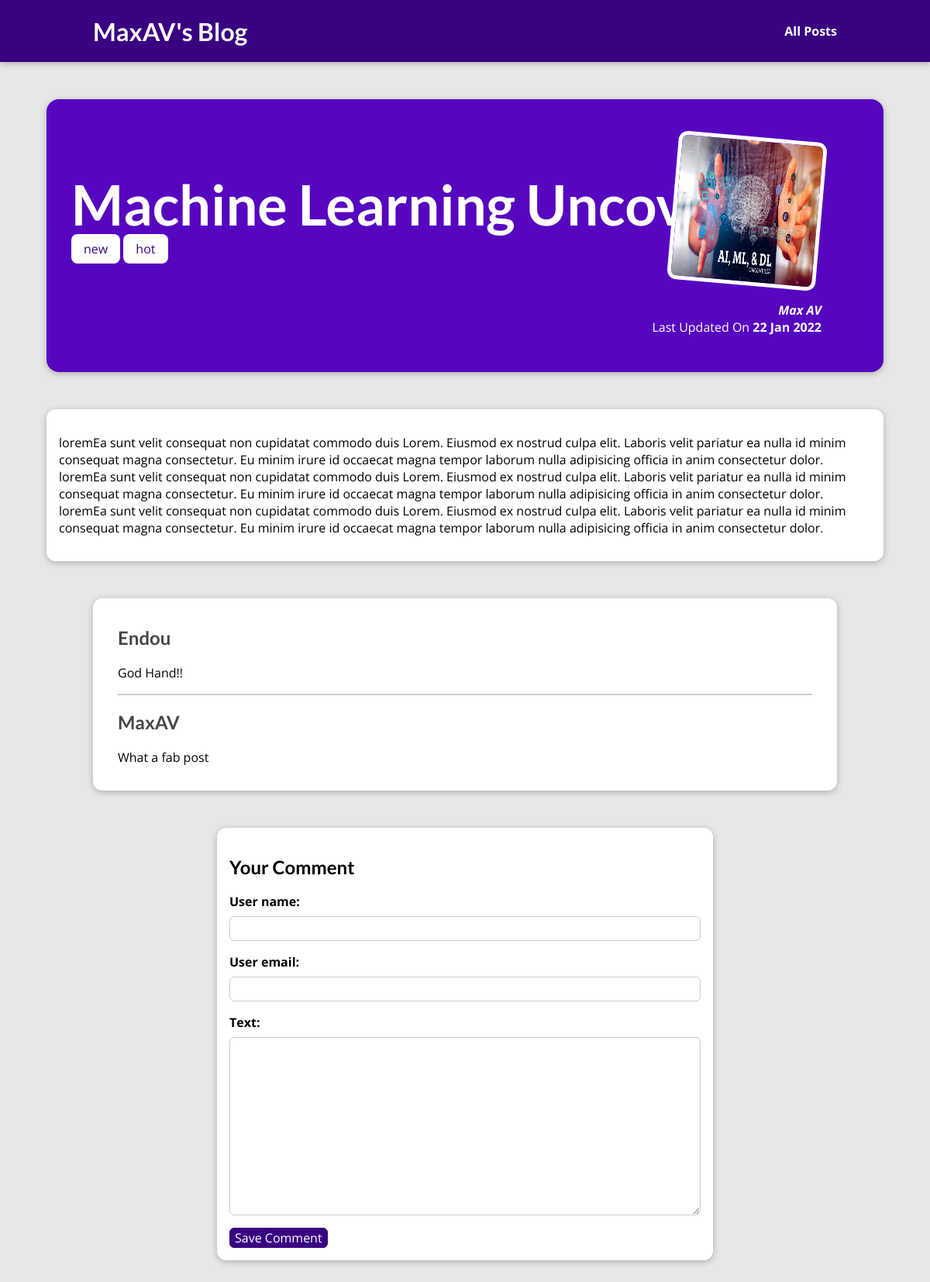
The page /posts/machine-learning-uncovered on the database its author committed.
### blog/models.py (models this page shows, shortened)
class Post(models.Model):
    title = models.CharField(max_length=150)
    excerpt = models.CharField(max_length=200)
    image = models.ImageField(upload_to="posts", null=True)
    date = models.DateField(auto_now=True)
    slug = models.SlugField(unique=True, db_index=True)
    content = models.TextField(validators=[MinLengthValidator(10)])
    author = models.ForeignKey(
        Author, on_delete=models.SET_NULL, null=True, related_name='posts')
    tags = models.ManyToManyField(Tag)

class Tag(models.Model):
    caption = models.CharField(max_length=20)

class Author(models.Model):
    first_name = models.CharField(max_length=100)
    last_name = models.CharField(max_length=100)
    email = models.EmailField()
    def __str__(self):
        return self.first_name + " " + self.last_name

class Comment(models.Model):
    user_name = models.CharField(max_length=120)
    user_email = models.EmailField()
    text = models.TextField(max_length=400)
    post = models.ForeignKey(
        Post, on_delete=models.CASCADE, related_name='comments')

### blog/views.py (the view, shortened to what this page needs)
# urls.py: path("posts/<slug:slug>", views.SinglePostView.as_view(),
class SinglePostView(View):
    def get(self, request, slug):
        post = Post.objects.get(slug=slug)
        context = {
            "post": post,
            "post_tags": post.tags.all(),
            "comment_form": CommentForm(),
            "comments": post.comments.all().order_by("-id")
        }
        return render(request, "blog/post-detail.html", context)

### blog/forms.py
class CommentForm(forms.ModelForm):
    class Meta:
        model = Comment
        exclude = ["post"]
        label = {"user_name": "Your Name",
                 "user_email": "Your Email",
                 "text": "Your Comment"
                 }

### blog/templates/blog/post-detail.html (shortened to what this page needs)
{% extends 'base.html' %}
{% load static %}
{% block css_files %}
<link rel='stylesheet' href={% static 'blog/post-detail.css' %} />
{% endblock %}
{% block content %}
<section id='summary'>
    <h2>{{ post.title }}</h2>
    <div>
        {% for tag in post_tags %}
            <span class="tag">{{ tag.caption }}</span>
        {% endfor %}
    </div>
    <article>
        <img src={{ post.image.url }} alt='Post Title' />
        <address><a href=mailto:{{ post.author.email_address }}>{{ post.author }}</a></address>
        <div>
            Last Updated On <time>{{post.date|date:"d M Y"}}</time>
        </div>
    </article>
</section>
<main>
    {{ post.content|linebreaks }}
</main>
<section id='comments'>
    <ul>
        {% for each_comment in comments %}
            <li>
                <h2>
                    {{ each_comment.user_name }}
                </h2>
                <p>
                    {{ each_comment.text|linebreaks }}
                </p>
            </li>
        {% endfor %}
    </ul>
</section>
<section id="comment-form">
    <h2>Your Comment</h2>
    <form action="{% url 'post-detail-page' post.slug %}" method="post">
        {% for form_field in comment_form %}
            <div class="form_control {% if form_field.errors %}invalid{% endif %}">
                {{ form_field.label_tag }}
                {{ form_field }}
            </div>
        {% endfor %}
        <button> Save Comment </button>
    </form>
</section>
{% endblock %}

### templates/base.html (shortened to what this page needs)
{% load static %}
<!DOCTYPE html>
<html lang="en">
  <head>
    <link rel='stylesheet' href="{% static "app.css" %}">
    {% block css_files %}{% endblock %}
  </head>
  <body>
    <header id='main-navigation'>
      <h1><a href={% url 'starting-page' %}>MaxAV's Blog</a></h1>
      <nav>
          <a href={% url 'posts-page' %}>All Posts</a>
      </nav>
    </header>
    {% block content %}{% endblock %}
  </body>
</html>

### static/app.css (style rules this page uses)
* { box-sizing: border-box; }
html { font-family: 'Open Sans', 'Lato', sans-serif; }
body { margin: 0; }
h1, h2, h3 { font-family: 'Lato', sans-serif; font-weight: bold; }
#main-navigation { width: 100%; height: 5rem; display: flex; justify-content: space-between; align-items: center; padding: 0 10%; position: absolute; top: 0; left: 0; }
#main-navigation a { text-decoration: none; color: white; font-weight: bold; }

### blog/static/blog/post-detail.css (style rules this page uses)
body { background-color: #e7e7e7; }
#main-navigation { background-color: #390281; box-shadow: 0 2px 8px rgba(0, 0, 0, 0.25); }
#summary { margin: 8rem auto 3rem auto; padding: 2rem; width: 90%; max-width: 90rem; border-radius: 16px; background-color: #5706c0; position: relative; box-shadow: 0 2px 8px rgba(0, 0, 0, 0.25); height: 22rem; }
#summary h2 { color: white; font-size: 4.5rem; margin-bottom: 0.25rem; }
#summary article { position: absolute; top: 2rem; right: 3rem; padding: 1rem 2rem; border-radius: 12px; text-align: right; color: white; }
#summary article img { width: 12rem; height: 12rem; border-radius: 12px; transform: rotateZ(5deg); border: 5px solid white; margin-bottom: 1rem; }
#summary address { font-weight: bold; }
#summary a { color: white; text-decoration: none; }
#summary time { font-weight: bold; }
main { width: 90%; max-width: 90rem; margin: 3rem auto; background-color: white; padding: 1rem; border-radius: 12px; box-shadow: 0 2px 8px rgba(0, 0, 0, 0.25); }
.tag { background-color: white; color: #390281; padding: 0.5rem 1rem; border-radius: 8px; }
#comment-form { margin: 3rem auto; width: 90%; max-width: 40rem; border-radius: 12px; background-color: white; box-shadow: 0 2px 8px rgba(0, 0, 0, 0.25); padding: 1rem; }
#comment-form button { font: inherit; background-color: #390281; color: white; border: 1px solid #390281; padding: 0.5rem, 1.5rem; border-radius: 6px; cursor: pointer; }
.form_control { margin-bottom: 1rem; }
.form_control label { font-weight: bold; margin-bottom: 0.5rem; display: block; }
.form_control input, .form_control textarea { display: block; width: 100%; font: inherit; padding: 0.25rem; border-radius: 6px; border: 1px solid #ccc; }
#comments { margin: 3rem auto; width: 90%; max-width: 60rem; border-radius: 12px; background-color: white; box-shadow: 0 2px 8px rgba(0, 0, 0, 0.25); padding: 1rem 2rem; }
#comments ul { list-style: none; margin: 0; padding: 0; }
#comments li { margin-bottom: 1rem; border-bottom: 2px solid #ccc; }
#comments li:last-of-type { border-bottom: none; }
#comments h2 { color: #464646; }

### rows shown on the page
Post: title "Machine Learning Uncovered", image (picture), author "Max AV", date "22 Jan 2022", content "loremEa sunt velit consequat non cupidatat commodo duis Lorem. Eiusmod ex nostrud culpa elit. Laboris velit pariatur ea nulla id minim consequat magna consectetur. Eu minim irure id occaecat magna tempor laborum nulla adipisicing officia in anim consectetur dolor. loremEa sunt velit consequat non cupidatat commodo duis Lorem. Eiusmod ex nostrud culpa elit. Laboris velit pariatur ea nulla id minim consequat magna consectetur. Eu minim irure id occaecat magna tempor laborum nulla adipisicing officia in anim consectetur dolor. loremEa sunt velit consequat non cupidatat commodo duis Lorem. Eiusmod ex nostrud culpa elit. Laboris velit pariatur ea nulla id minim consequat magna consectetur. Eu…"
Tag: caption "new"
Tag: caption "hot"
Comment: user_name "Endou", text "God Hand!!"
Comment: user_name "MaxAV", text "What a fab post"
